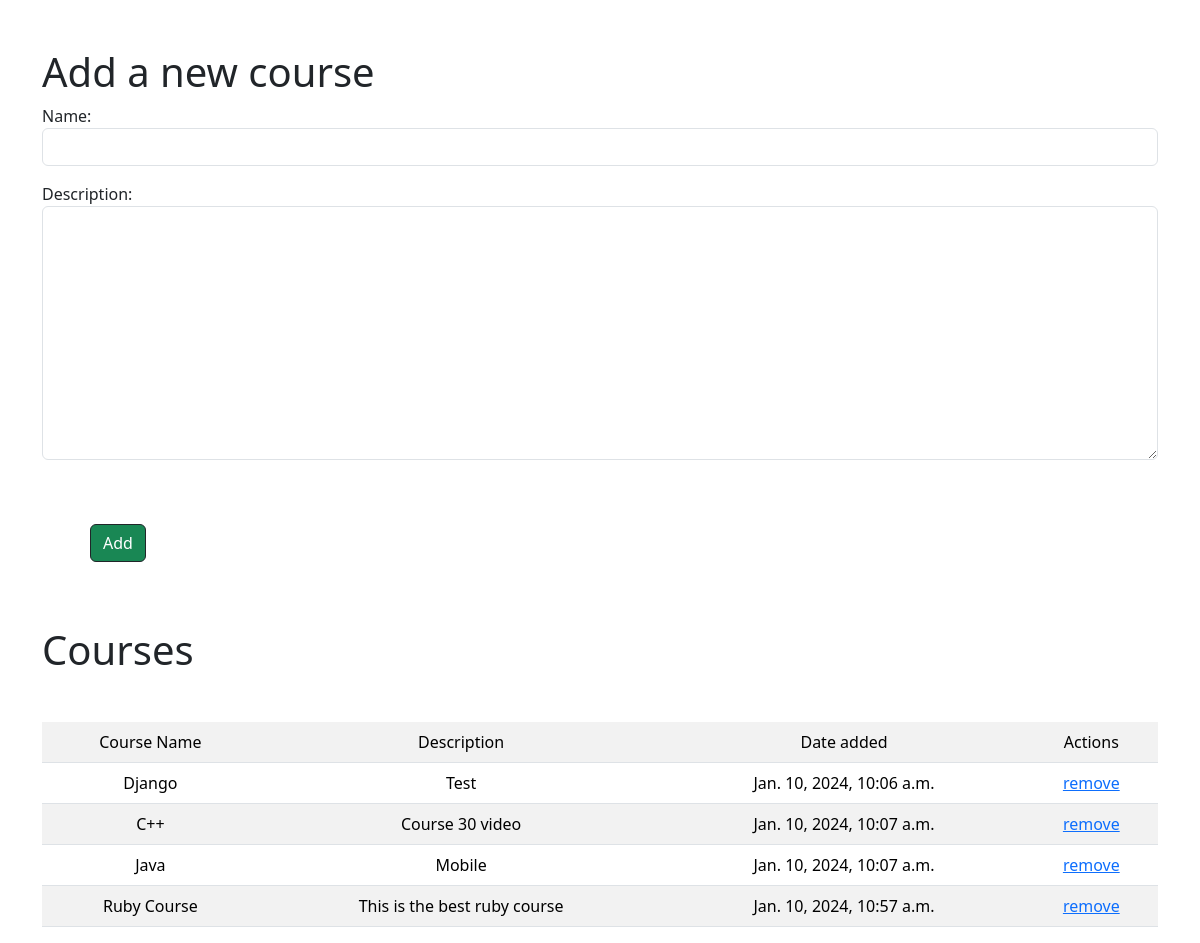
The page / on the database its author committed.
### app1/models.py (models this page shows, shortened)
class Courses(models.Model):
    name = models.CharField(max_length=255)
    description = models.TextField()
    date_added= models.DateTimeField(auto_now_add=True)
    actions= models.CharField(max_length=45)
    created_at = models.DateTimeField(auto_now=True)
    updated_at = models.DateTimeField(auto_now_add=True)
    objects = CourseManger()

### app1/views.py (the view, shortened to what this page needs)
# urls.py: 2. Add a URL to urlpatterns:  path('', views.home, name='home')
def home(request):
    context = {
        'form': CoursesForms(),
        'courses': Courses.objects.all()
    }
    return render(request, 'add_course.html', context)

### app1/forms.py
class CoursesForms(forms.ModelForm):
    class Meta:
        model=Courses
        fields=['name','description']
    def __init__(self, *args, **kwargs):
        super(CoursesForms, self).__init__(*args, **kwargs)
        self.fields['name'].widget.attrs['class'] = 'form-control'
        self.fields['description'].widget.attrs['class'] = 'form-control'

### app1/templates/add_course.html (shortened to what this page needs)
{% load static %}
<!DOCTYPE html>
<html lang="en">
  <head>
    <link rel="stylesheet" href="{% static 'bootstrap.min.css' %}" />
  </head>
  <body>
    <div class="container text-left mt-5">
      <h1 class="text-left mt-3">Add a new course </h1>
      <form action="{% url 'app1:home' %}" method="POST">
        {{form.as_p}}
        <button type="submit" class="btn btn-success  text-white btn-outline-dark m-5">Add</button>
      </form>
      <h1 class="text-left mt-3"> Courses </h1>
    </div>
      <div class="container text-center mt-5">
      <table class="table table-striped">
        <tr>
          <td>Course Name</td>
          <td>Description</td>
          <td>Date added</td>
          <td>Actions</td>
        </tr>
        {% for course in courses%}
        <tr>
          <td>{{course.name}}</td>
          <td>{{course.description}}</td>
          <td>{{course.date_added}}</td>
          <td><a href="{% url 'app1:remove' pk=course.id %}">remove</a></td>
        </tr>
        {% endfor %}
      </table>
      </div>
  </body>
</html>

### rows shown on the page
Courses: name "Django", description "Test", date_added "Jan. 10, 2024, 10:06 a.m."
Courses: name "C++", description "Course 30 video", date_added "Jan. 10, 2024, 10:07 a.m."
Courses: name "Java", description "Mobile", date_added "Jan. 10, 2024, 10:07 a.m."
Courses: name "Ruby Course", description "This is the best ruby course", date_added "Jan. 10, 2024, 10:57 a.m."
